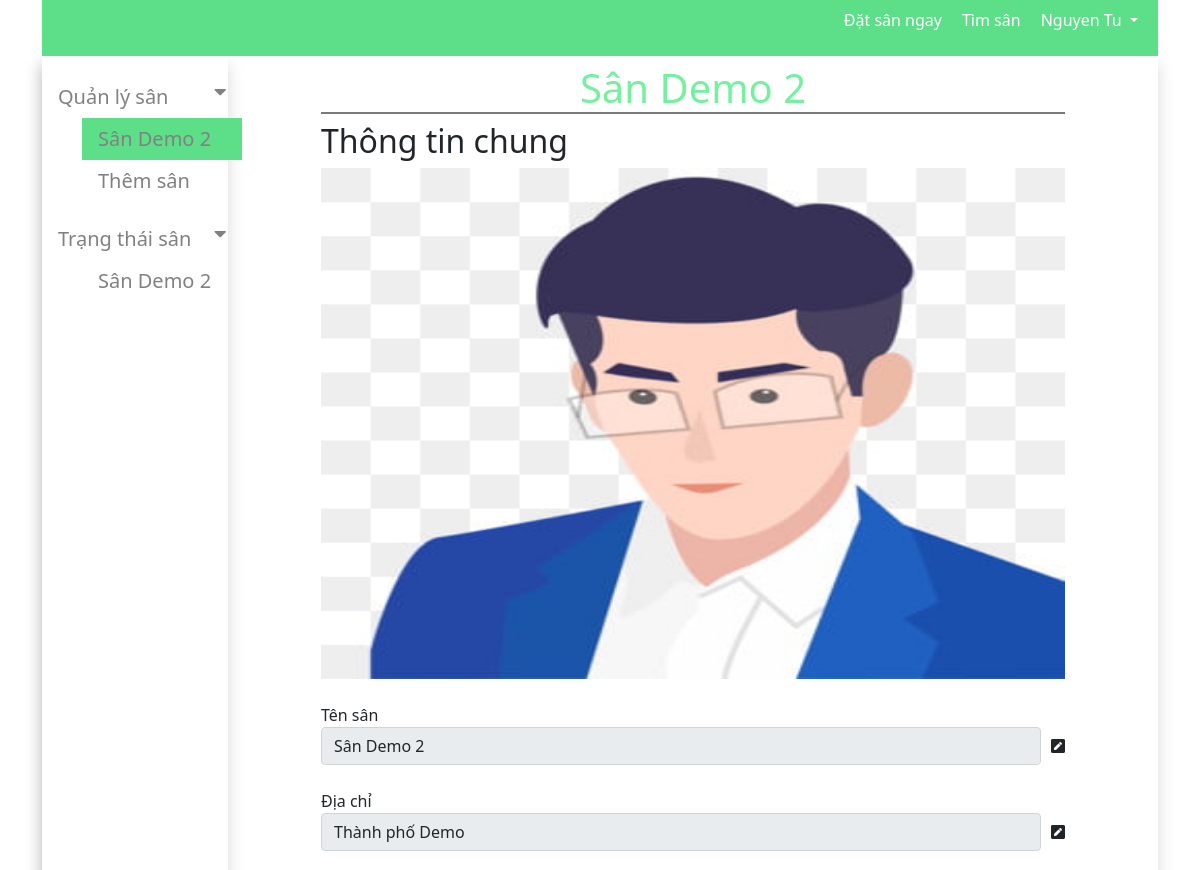
The app's page /chi-tiet-san/29 (signed in, upper part), older data.
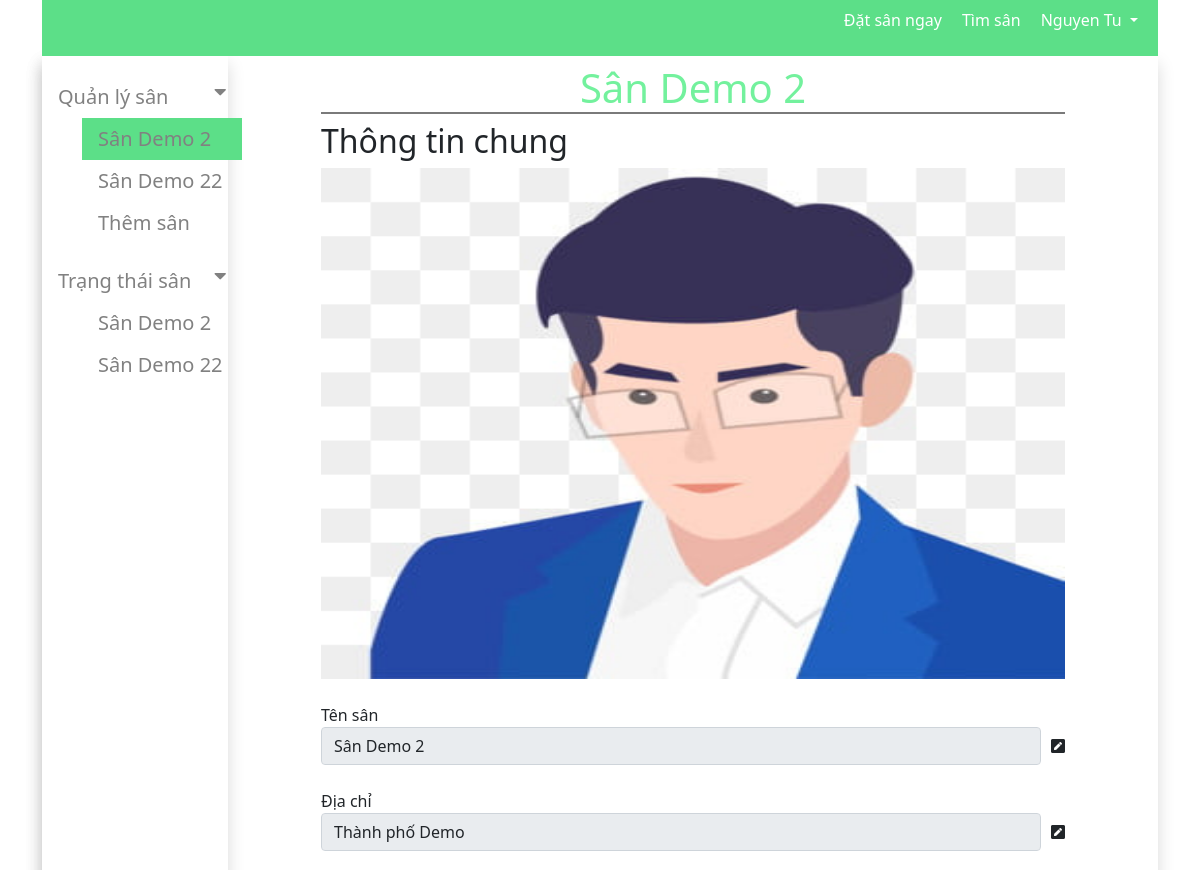
The same page, newer data.
### book_stadium/models.py (models this page shows, shortened)
class Stadium(models.Model):
    name = models.CharField(max_length=100)
    address = models.CharField(max_length=100, blank=True)
    owner = models.ForeignKey(User, null=True, on_delete=models.SET_NULL)
    field_count = models.PositiveSmallIntegerField()
    image = models.ImageField(upload_to="book_stadium", default=None, null=True, blank=True)
    time_frames = models.ManyToManyField(
        'TimeFrame', through='StadiumTimeFrame')

### book_stadium/views.py (the view, shortened to what this page needs)
# urls.py: path('chi-tiet-san/<int:pk>', views.StadiumDetail.as_view(), name='stadium_detail'),
class StadiumDetail(LoginRequiredMixin, View):
    login_url = 'home'
    formset = inlineformset_factory(Stadium, StadiumTimeFrame, form=StadiumTimeFrameForm, extra=0)
    def get(self, request, pk):
        fields_by_owner = Stadium.objects.filter(owner=request.user)
        current_stadium = Stadium.objects.get(id=pk)
        times_and_prices = StadiumTimeFrame.objects.filter(stadium=current_stadium)
        formDetail = StadiumForm(instance=current_stadium)
        formTimeFrame = self.formset(instance=current_stadium)
        page_info = {
            'fields':fields_by_owner,
            'stadium': current_stadium,
            'times_and_prices': times_and_prices,
            'formDetail': formDetail,
            'formTimeFrame': formTimeFrame
        }
        return render(
            request,
            'book_stadium/stadiumDetail.html',
            page_info,
            )

### book_stadium/forms.py
class StadiumForm(forms.ModelForm):
    def __init__(self, *args, **kwargs):
        super(StadiumForm, self).__init__(*args, **kwargs)
        self._newly_created = kwargs.get('instance')
        self.fields['image'] = forms.FileField(label='Ảnh', widget=forms.FileInput)
        self.fields['image'].widget.attrs.update({
            'accept': '.png, .jpg, .jpeg"'
        })
        if self._newly_created:
            for name in self.fields.keys():
                self.fields[name].widget.attrs.update({
                    'class': 'form-control',
                    'disabled': True
                })
        else:
            for name in self.fields.keys():
                self.fields[name].widget.attrs.update({
                    'class': 'form-control',
                })
        self.fields['owner'].required = False
        self.fields['owner'].widget = forms.HiddenInput()
    class Meta:
        model = Stadium
        fields = ['name', 'address', 'field_count', 'image', 'owner']
        labels = {
            'name': 'Tên sân',
            'address': 'Địa chỉ',
            'field_count': 'Số sân có thể đặt',
            'image': 'Ảnh sân',
            'owner': ''
        }

### book_stadium/templates/book_stadium/stadiumDetail.html (shortened to what this page needs)
{% extends 'book_stadium/base.html' %}
{% load static %}
{% load crispy_forms_tags %}
{% load humanize %}
{% block css %}
<link rel="stylesheet" href="{% static 'css/stadiumDetail.css' %}">
{% endblock %}
{% block content %}
<div class="stadium-detail">
    <h1 class="stadium-name pt-2">{{ stadium.name }}</h1>
    <h2 class="col-5">
        Thông tin chung
    </h2>
    <img class="stadium-img" src="{{stadium.image.url}}" alt="stadium-image">
    <div class="form-info">
        <form action="" method="POST" class="stadium-form-detail" enctype="multipart/form-data">
            {% for input in formDetail.visible_fields %}
            <div class="form-group mt-4">
                <label for="exampleInputEmail1">{{input.label}} </label>
                <div class="inputField">
                    {{input}}
                    <i data-name="{{input.auto_id }}" class="fas fa-pen-square"></i>
                </div>
            </div>
            {% endfor %}
        </form>
    </div>
</div>
{% endblock %}

### book_stadium/templates/book_stadium/base.html (shortened to what this page needs)
{% load static %}
{% load crispy_forms_tags %}
<!DOCTYPE html>
<html lang="en">
<head>
  <link href="https://cdnjs.cloudflare.com/ajax/libs/font-awesome/5.15.1/css/all.min.css" rel="stylesheet" />
  <link href="https://cdn.jsdelivr.net/npm/bootstrap@5.0.0-beta2/dist/css/bootstrap.min.css" rel="stylesheet"
>
  <link rel="stylesheet" href="https://stackpath.bootstrapcdn.com/font-awesome/4.7.0/css/font-awesome.min.css">
  <link rel="stylesheet" href="{% static 'css/base.css' %}">
  {% block css %}
  {% endblock %}
</head>
<body>
  <div class="container">
    <header>
      <div class="navbar">
        <ul>
          <li><a href="#">Đặt sân ngay</a></li>
          <li><a href="#">Tìm sân</a></li>
          {% if user.is_authenticated %}
          <li>
            <a class="dropdown-toggle" data-toggle="dropdown" aria-haspopup="true" aria-expanded="false">
              {{user.username}}
            </a>
          </li>
          {% else %}
          <li><button type="button" class="btn btn-success" onclick="turnOnModalLogin()">Đăng nhập</button></li>
          {% endif %}
        </ul>
    </div>
    </header>
    <section class="shadow">
      {% if user.role == "owner" %}
      <div class="col-2 sidebar shadow">
        <div class="sidenav">
          <button class="dropdown-btn slideIn">
            Quản lý sân
            <i class="fa fa-caret-down"></i>
          </button>
          <div class="dropdown-container" style="display: block;">
            <ul>
                {% for field in fields %}
                    {% url 'stadium_detail' field.id as url %}
                    <li class="nav-item {% if request.path == url %}active{% endif %}">
                        <a class="field-name" href="{{url}}">{{field.name}}</a>
                    </li>
                {% endfor %}
                {% url 'create_stadium' as url %}
                <li class="nav-item {% if request.path == url %}active{% endif %}">
                    <a class="field-name" href="{{url}}">Thêm sân</a>
                </li>
            </ul>
          </div>
          <button class="dropdown-btn slideIn">
            Trạng thái sân
            <i class="fa fa-caret-down"></i>
          </button>
          <div class="dropdown-container" style="display: block;">
            <ul>
                {% for field in fields %}
                {% url 'owner' field.id as url %}
                    <li class="nav-item {% if request.path == url %}active{% endif %}">
                        <a class="field-name" href="{{url}}">{{field.name}}</a>
                    </li>
                {% endfor %}
            </ul>
          </div>
        </div>
      </div>
      {% endif %}
      <div class="col">
        {%block content%}
        {% endblock %}
      </div>
    </section>
  </div>
</body>
</html>

Row changes from the older to the newer data that the page shows:
added Stadium: name "Sân Demo 22"
